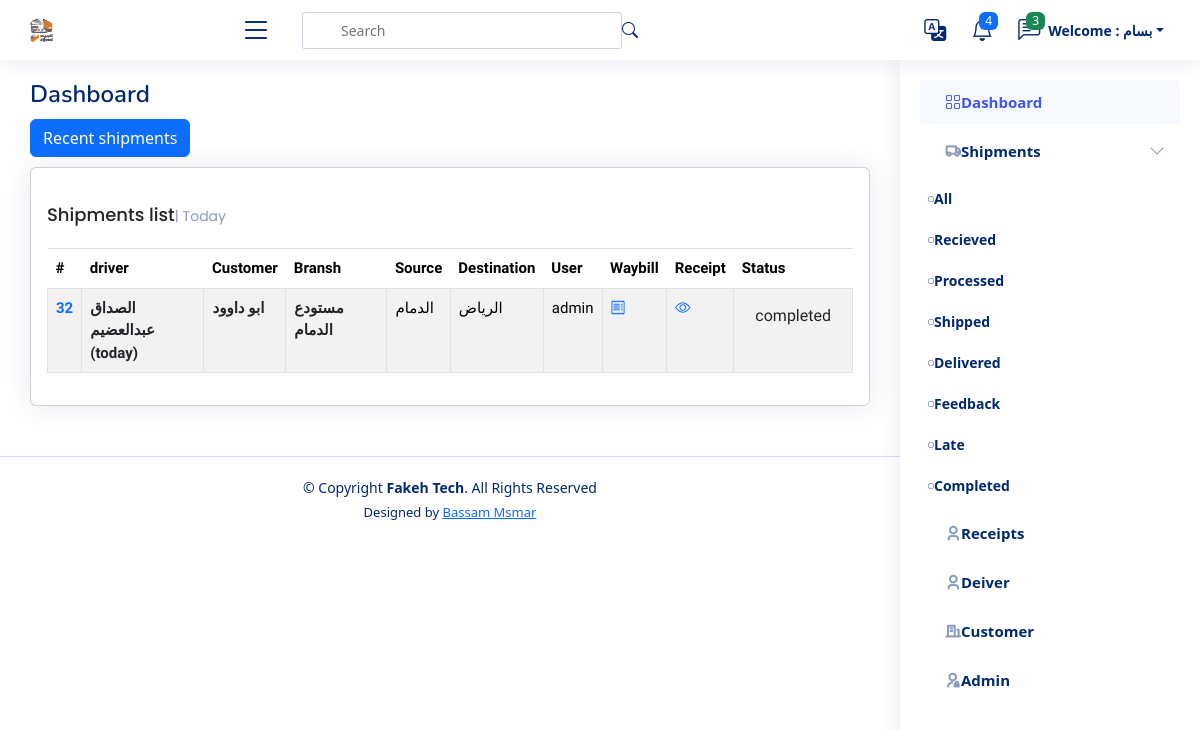
Before: /shipment/All (signed in) with the older database file.
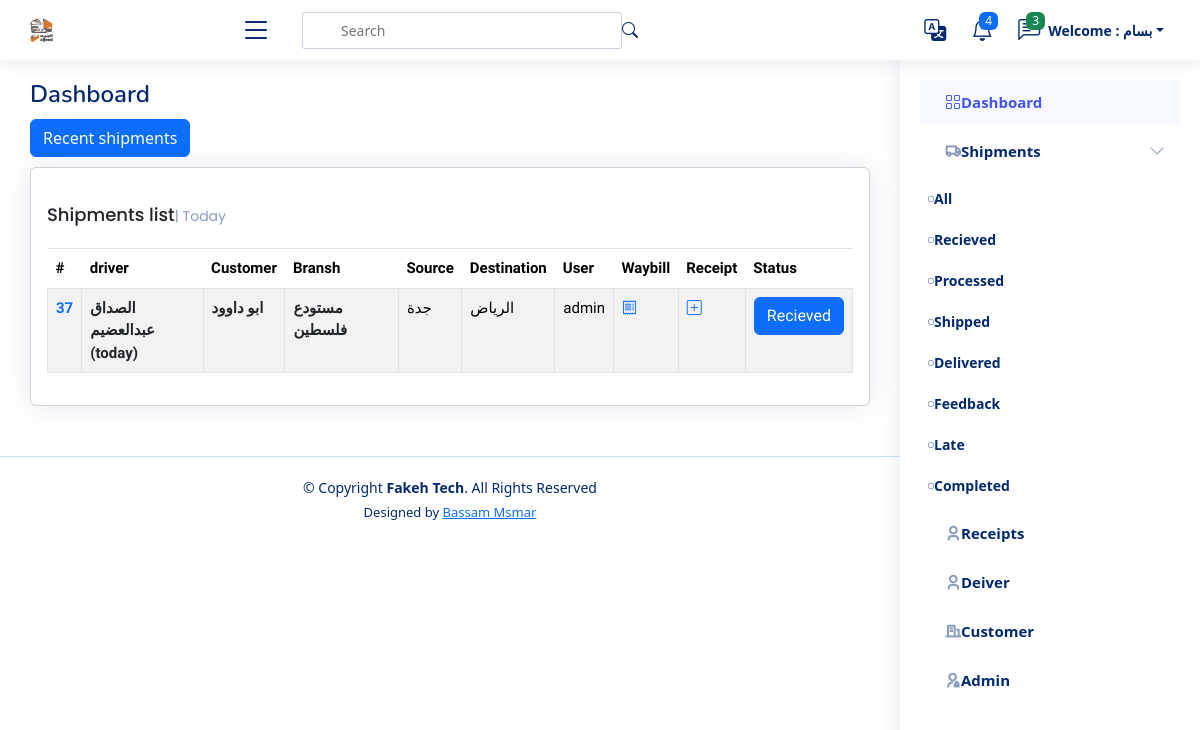
After: the same page with the newer database file.
### shipments/models.py (models this page shows, shortened)
class Shipment(models.Model):
    user = models.ForeignKey(User,  related_name='shipments_user', on_delete=models.SET_NULL, null=True)
    driver = models.ForeignKey(Driver,  related_name='shipments_driver', on_delete=models.SET_NULL, null=True)
    customer_branch = models.ForeignKey(Branch, related_name='shipments_company', on_delete=models.SET_NULL, null=True)
    fare = models.IntegerField(_("Fare"))
    premium = models.IntegerField(_("Premium"), null=True, blank=True)
    fare_return = models.IntegerField(_("Return"), null=True, blank=True)
    code = models.ImageField(blank=True, null=True, upload_to='code')
    days_stayed = models.IntegerField(_("Days Stayed "), null=True, blank=True)
    stay_cost = models.IntegerField(_("Stay Cost") , null=True, blank=True)
    deducted = models.IntegerField(_("Deducted") , null=True, blank=True)
    status = models.TextField(_("Status"), choices=STATUS, null=True, blank=True, default=STATUS[0][0])
    destination = models.ForeignKey(City, verbose_name=_("Destination"), on_delete=models.CASCADE, null=True, blank=True)
    created_at = models.DateTimeField(_("Create At"), default=timezone.now)
    expected_arrival_date = models.DateTimeField(_("Expected Arrival Date"), null=True, blank=True, default=timezone.now)
    actual_delivery_date = models.DateTimeField(_("Actual Delivery Date "), null=True, blank=True, default=timezone.now)
    notes = models.TextField(_("Notes"), null=True, blank=True)

class City(models.Model):
    name_ar = models.CharField(_("City Arabic"), max_length=50)
    name_en = models.CharField(_("City English"), max_length=50)
    def __str__(self):
        return self.name_ar

### drivers/models.py (models this page shows)
class Driver(models.Model):
    name = models.CharField(_("Driver Name"), max_length=120)
    phone = models.CharField(_("Driver Phone"), max_length=120)
    id_number = models.CharField(_("Driver Id Number"), max_length=10, null=True, blank=True)
    language = models.CharField(_("Driver Language"),  max_length=120, choices=LANGUAHE, null=True, blank=True)
    truck_type =models.CharField(_("Truck Type"), max_length=120, choices=TRUCK_TYPE, null=True, blank=True)
    rate = models.IntegerField(_("Rate"), null=True, blank=True)
    image_id = models.ImageField(_("Driver Image"), null=True, blank=True, upload_to='driver_image', default='driver_image/id_defult.png')
    def __str__(self) -> str:
        return self.name

### customers/models.py (models this page shows, shortened)
class Branch(models.Model):
    customers = models.ForeignKey(Customers, related_name='branch_customers', on_delete=models.CASCADE)
    name = models.CharField(_("Name"),max_length=255)
    city = models.CharField(_("City"),max_length=255)

class Customers(models.Model):
    name = models.CharField(max_length=255)
    def __str__(self):
        return self.name

### shipments/views.py (the view)
# urls.py: path('<str:status>', ShipmentList.as_view(), name='shipment_list'),
class ShipmentList(ListView):
    model = Shipment
    def get_queryset(self):
        status = self.kwargs.get('status', 'All')
        print(f'status = {status}')
        if status == 'All':
            return Shipment.objects.all()
        else:
            return Shipment.objects.filter(status=status)

### receipt/models.py (called while the page is built)
    def __str__(self):
            return str(self.id)

### templates/shipments/shipment_list.html (shortened to what the changed rows need)
{% extends 'base.html' %} {% load static %} {% load i18n %} {% block body %}
<main id="main" class="main">
  <div class="pagetitle">
    <h1>{% translate "Dashboard" %}</h1>
  </div>
  <section class="section dashboard">
    <div class="row">
      <div class="col-lg-12">
        <div class="row">
          <div class="col-12">
            <div class="card recent-sales overflow-auto">
              <div class="card-body">
                <table class="table table-borderless table-bordered datatable table-striped table-hover">
                  <thead>
                    <tr>
                      <th scope="col">#</th>
                      <th scope="col">{% translate "driver" %}</th>
                      <th scope="col">{% translate "Customer" %} </th>
                      <th scope="col">{% translate "Bransh" %} </th>
                      <th scope="col">{% translate "Source" %} </th>
                      <th scope="col">{% translate "Destination" %} </th>
                      <th scope="col">{% translate "User" %} </th>
                      <th scope="col">{% translate "Waybill" %} </th>
                      <th scope="col">{% translate "Receipt" %} </th>
                      <th scope="col">{% translate "Status" %} </th>
                    </tr>
                  </thead>
                  <tbody>
                    {% for shipment in object_list %}
                    <tr>
                      <th scope="row"><a href="{% url 'shipment_detail' shipment.id %}"
                          style="text-decoration: none;">{{shipment.id}}</a></th>
                      <th scope="row"><a href="#" class="link-dark"
                          style="text-decoration: none;">{{shipment.driver}} <br><span>(today)</span></a></th>
                      <th scope="row"><a href="#" class="link-dark"
                          style="text-decoration: none;">{{shipment.customer_branch.customers}}</a></th>
                      <th scope="row"><a href="#" class="link-dark"
                          style="text-decoration: none;">{{shipment.customer_branch.name}}</a></th>
                      <td>{{shipment.customer_branch.city}} </td>
                      <td> {{shipment.destination}}</td>
                      <td>{{shipment.user}}</td>
                      <td>
                        <a href="{% url 'shipment_detail' shipment.id %}" target="_blank">
                          <i class="bi bi-receipt"></i>
                        </a>
                      </td>
                      <td>
                        {% if shipment.receipts_shipment.exists  %}
                        <a href="{% url 'receipt_detail' shipment.receipts_shipment.last %}">
                          <i class="bi bi-eye"></i>
                        </a>
                        {% else %}
                        <a href="{% url 'receipt_create_from_list' shipment.id %}">
                          <i class="bi bi-plus-square"></i>
                        </a>
                        {% endif %}
                      </td>
                      <td>
                        <a href="{% url 'change_stutus_detail' shipment.id  %}" class="btn
                        {% if shipment.status == 'Recieved' %} btn-primary
                        {% elif shipment.status == 'Processed' %} btn-secondary
                        {% elif shipment.status == 'Shipped' %} btn-info
                        {% elif shipment.status == 'Delivered' %} btn-primary
                        {% elif shipment.status == 'Feedback' %} btn-warning
                        {% elif shipment.status == 'Completed' %} btn-success
                        {% elif shipment.status == 'Late' %} btn-danger
                        {% endif %}
                        ">{{shipment.status}}</a>
                        </td>
                    </tr>
                    {% endfor %}
                  </tbody>
                </table>
              </div>
            </div>
          </div>
        </div>
      </div>
    </div>
  </section>
</main>
{% endblock %}

Changed rows visible on the page:
removed Shipment: id "32", driver "الصداق عبدالعضيم", customer_branch.customers "ابو داوود", customer_branch.name "مستودع الدمام", customer_branch.city "الدمام", destination "الرياض", user "admin", status "completed"
added Shipment: id "37", driver "الصداق عبدالعضيم", customer_branch.customers "ابو داوود", customer_branch.name "مستودع فلسطين", customer_branch.city "جدة", destination "الرياض", user "admin", status "Recieved"
